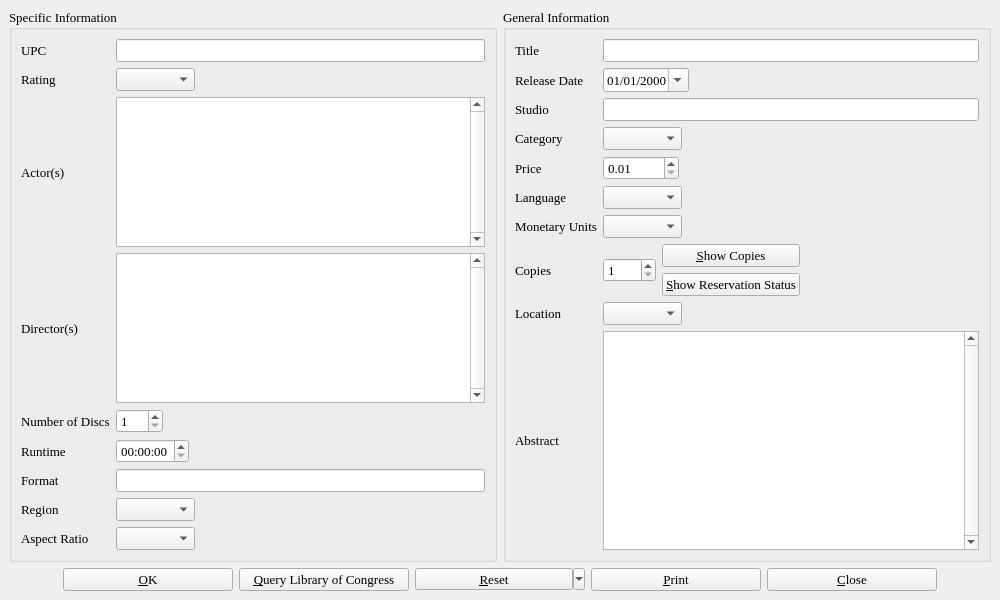
<ui version="4.0" >
 <class>dvdDialog</class>
 <widget class="QMainWindow" name="dvdDialog" >
  <property name="geometry" >
   <rect>
    <x>0</x>
    <y>0</y>
    <width>1000</width>
    <height>600</height>
   </rect>
  </property>
  <property name="minimumSize" >
   <size>
    <width>1000</width>
    <height>600</height>
   </size>
  </property>
  <property name="font" >
   <font>
    <family>Times</family>
    <pointsize>10</pointsize>
   </font>
  </property>
  <property name="windowTitle" >
   <string>BiblioteQ</string>
  </property>
  <widget class="QWidget" name="centralwidget" >
   <layout class="QVBoxLayout" >
    <item>
     <layout class="QHBoxLayout" >
      <item>
       <widget class="QGroupBox" name="groupBox" >
        <property name="minimumSize" >
         <size>
          <width>485</width>
          <height>0</height>
         </size>
        </property>
        <property name="title" >
         <string>Specific Information</string>
        </property>
        <layout class="QGridLayout" >
         <item row="0" column="0" >
          <widget class="QLabel" name="label" >
           <property name="font" >
            <font>
             <family>Times</family>
             <pointsize>10</pointsize>
             <weight>50</weight>
             <italic>false</italic>
             <bold>false</bold>
             <underline>false</underline>
             <strikeout>false</strikeout>
            </font>
           </property>
           <property name="text" >
            <string>UPC</string>
           </property>
          </widget>
         </item>
         <item row="0" column="1" >
          <widget class="QLineEdit" name="id" >
           <property name="font" >
            <font>
             <family>Times</family>
             <pointsize>10</pointsize>
             <weight>50</weight>
             <italic>false</italic>
             <bold>false</bold>
             <underline>false</underline>
             <strikeout>false</strikeout>
            </font>
           </property>
           <property name="maxLength" >
            <number>32</number>
           </property>
          </widget>
         </item>
         <item row="1" column="0" >
          <widget class="QLabel" name="label_12" >
           <property name="font" >
            <font>
             <family>Times</family>
             <pointsize>10</pointsize>
            </font>
           </property>
           <property name="text" >
            <string>Rating</string>
           </property>
          </widget>
         </item>
         <item row="1" column="1" >
          <layout class="QHBoxLayout" >
           <item>
            <widget class="QComboBox" name="rating" >
             <property name="currentIndex" >
              <number>-1</number>
             </property>
             <property name="sizeAdjustPolicy" >
              <enum>QComboBox::AdjustToContents</enum>
             </property>
            </widget>
           </item>
           <item>
            <spacer>
             <property name="orientation" >
              <enum>Qt::Horizontal</enum>
             </property>
             <property name="sizeHint" >
              <size>
               <width>40</width>
               <height>20</height>
              </size>
             </property>
            </spacer>
           </item>
          </layout>
         </item>
         <item row="2" column="0" >
          <widget class="QLabel" name="label_9" >
           <property name="font" >
            <font>
             <family>Times</family>
             <pointsize>10</pointsize>
            </font>
           </property>
           <property name="text" >
            <string>Actor(s)</string>
           </property>
          </widget>
         </item>
         <item row="2" column="1" >
          <widget class="QTextEdit" name="actors" >
           <property name="maximumSize" >
            <size>
             <width>16777215</width>
             <height>16777215</height>
            </size>
           </property>
           <property name="verticalScrollBarPolicy" >
            <enum>Qt::ScrollBarAlwaysOn</enum>
           </property>
          </widget>
         </item>
         <item row="3" column="0" >
          <widget class="QLabel" name="label_11" >
           <property name="font" >
            <font>
             <family>Times</family>
             <pointsize>10</pointsize>
            </font>
           </property>
           <property name="text" >
            <string>Director(s)</string>
           </property>
          </widget>
         </item>
         <item row="3" column="1" >
          <widget class="QTextEdit" name="directors" >
           <property name="maximumSize" >
            <size>
             <width>16777215</width>
             <height>16777215</height>
            </size>
           </property>
           <property name="verticalScrollBarPolicy" >
            <enum>Qt::ScrollBarAlwaysOn</enum>
           </property>
          </widget>
         </item>
         <item row="4" column="0" >
          <widget class="QLabel" name="label_5" >
           <property name="font" >
            <font>
             <family>Times</family>
             <pointsize>10</pointsize>
             <weight>50</weight>
             <italic>false</italic>
             <bold>false</bold>
             <underline>false</underline>
             <strikeout>false</strikeout>
            </font>
           </property>
           <property name="text" >
            <string>Number of Discs</string>
           </property>
          </widget>
         </item>
         <item row="4" column="1" >
          <layout class="QHBoxLayout" >
           <item>
            <widget class="QSpinBox" name="no_of_discs" >
             <property name="font" >
              <font>
               <pointsize>10</pointsize>
              </font>
             </property>
             <property name="minimum" >
              <number>1</number>
             </property>
             <property name="maximum" >
              <number>100</number>
             </property>
            </widget>
           </item>
           <item>
            <spacer>
             <property name="orientation" >
              <enum>Qt::Horizontal</enum>
             </property>
             <property name="sizeHint" >
              <size>
               <width>40</width>
               <height>20</height>
              </size>
             </property>
            </spacer>
           </item>
          </layout>
         </item>
         <item row="5" column="0" >
          <widget class="QLabel" name="label_6" >
           <property name="font" >
            <font>
             <family>Times</family>
             <pointsize>10</pointsize>
             <weight>50</weight>
             <italic>false</italic>
             <bold>false</bold>
             <underline>false</underline>
             <strikeout>false</strikeout>
            </font>
           </property>
           <property name="text" >
            <string>Runtime</string>
           </property>
          </widget>
         </item>
         <item row="6" column="0" >
          <widget class="QLabel" name="label_18" >
           <property name="font" >
            <font>
             <family>Times</family>
             <pointsize>10</pointsize>
            </font>
           </property>
           <property name="text" >
            <string>Format</string>
           </property>
          </widget>
         </item>
         <item row="6" column="1" >
          <widget class="QLineEdit" name="format" />
         </item>
         <item row="7" column="0" >
          <widget class="QLabel" name="label_17" >
           <property name="font" >
            <font>
             <family>Times</family>
             <pointsize>10</pointsize>
            </font>
           </property>
           <property name="text" >
            <string>Region</string>
           </property>
          </widget>
         </item>
         <item row="7" column="1" >
          <layout class="QHBoxLayout" >
           <item>
            <widget class="QComboBox" name="region" >
             <property name="sizeAdjustPolicy" >
              <enum>QComboBox::AdjustToContents</enum>
             </property>
            </widget>
           </item>
           <item>
            <spacer>
             <property name="orientation" >
              <enum>Qt::Horizontal</enum>
             </property>
             <property name="sizeHint" >
              <size>
               <width>40</width>
               <height>20</height>
              </size>
             </property>
            </spacer>
           </item>
          </layout>
         </item>
         <item row="8" column="0" >
          <widget class="QLabel" name="label_19" >
           <property name="font" >
            <font>
             <family>Times</family>
             <pointsize>10</pointsize>
            </font>
           </property>
           <property name="text" >
            <string>Aspect Ratio</string>
           </property>
          </widget>
         </item>
         <item row="8" column="1" >
          <layout class="QHBoxLayout" >
           <item>
            <widget class="QComboBox" name="aspectratio" />
           </item>
           <item>
            <spacer>
             <property name="orientation" >
              <enum>Qt::Horizontal</enum>
             </property>
             <property name="sizeHint" >
              <size>
               <width>40</width>
               <height>20</height>
              </size>
             </property>
            </spacer>
           </item>
          </layout>
         </item>
         <item row="5" column="1" >
          <layout class="QHBoxLayout" >
           <item>
            <widget class="QTimeEdit" name="runtime" >
             <property name="displayFormat" >
              <string>hh:mm:ss</string>
             </property>
            </widget>
           </item>
           <item>
            <spacer>
             <property name="orientation" >
              <enum>Qt::Horizontal</enum>
             </property>
             <property name="sizeHint" >
              <size>
               <width>40</width>
               <height>20</height>
              </size>
             </property>
            </spacer>
           </item>
          </layout>
         </item>
        </layout>
       </widget>
      </item>
      <item>
       <widget class="QGroupBox" name="groupBox_2" >
        <property name="minimumSize" >
         <size>
          <width>0</width>
          <height>485</height>
         </size>
        </property>
        <property name="title" >
         <string>General Information</string>
        </property>
        <layout class="QGridLayout" >
         <item row="0" column="0" >
          <widget class="QLabel" name="label_2" >
           <property name="font" >
            <font>
             <family>Times</family>
             <pointsize>10</pointsize>
             <weight>50</weight>
             <italic>false</italic>
             <bold>false</bold>
             <underline>false</underline>
             <strikeout>false</strikeout>
            </font>
           </property>
           <property name="text" >
            <string>Title</string>
           </property>
          </widget>
         </item>
         <item row="0" column="1" >
          <widget class="QLineEdit" name="title" >
           <property name="font" >
            <font>
             <family>Times</family>
             <pointsize>10</pointsize>
             <weight>50</weight>
             <italic>false</italic>
             <bold>false</bold>
             <underline>false</underline>
             <strikeout>false</strikeout>
            </font>
           </property>
          </widget>
         </item>
         <item row="1" column="0" >
          <widget class="QLabel" name="label_13" >
           <property name="font" >
            <font>
             <family>Times</family>
             <pointsize>10</pointsize>
             <weight>50</weight>
             <italic>false</italic>
             <bold>false</bold>
             <underline>false</underline>
             <strikeout>false</strikeout>
            </font>
           </property>
           <property name="text" >
            <string>Release Date</string>
           </property>
          </widget>
         </item>
         <item row="1" column="1" >
          <layout class="QHBoxLayout" >
           <item>
            <widget class="QDateEdit" name="release_date" >
             <property name="font" >
              <font>
               <pointsize>10</pointsize>
              </font>
             </property>
             <property name="displayFormat" >
              <string>MM/dd/yyyy</string>
             </property>
             <property name="calendarPopup" >
              <bool>true</bool>
             </property>
            </widget>
           </item>
           <item>
            <spacer>
             <property name="orientation" >
              <enum>Qt::Horizontal</enum>
             </property>
             <property name="sizeHint" >
              <size>
               <width>40</width>
               <height>20</height>
              </size>
             </property>
            </spacer>
           </item>
          </layout>
         </item>
         <item row="2" column="0" >
          <widget class="QLabel" name="label_14" >
           <property name="font" >
            <font>
             <family>Times</family>
             <pointsize>10</pointsize>
             <weight>50</weight>
             <italic>false</italic>
             <bold>false</bold>
             <underline>false</underline>
             <strikeout>false</strikeout>
            </font>
           </property>
           <property name="text" >
            <string>Studio</string>
           </property>
          </widget>
         </item>
         <item row="2" column="1" >
          <widget class="QLineEdit" name="studio" >
           <property name="font" >
            <font>
             <family>Times</family>
             <pointsize>10</pointsize>
             <weight>50</weight>
             <italic>false</italic>
             <bold>false</bold>
             <underline>false</underline>
             <strikeout>false</strikeout>
            </font>
           </property>
          </widget>
         </item>
         <item row="3" column="0" >
          <widget class="QLabel" name="label_15" >
           <property name="font" >
            <font>
             <family>Times</family>
             <pointsize>10</pointsize>
             <weight>50</weight>
             <italic>false</italic>
             <bold>false</bold>
             <underline>false</underline>
             <strikeout>false</strikeout>
            </font>
           </property>
           <property name="text" >
            <string>Category</string>
           </property>
          </widget>
         </item>
         <item row="3" column="1" >
          <layout class="QHBoxLayout" >
           <item>
            <widget class="QComboBox" name="category" >
             <property name="font" >
              <font>
               <family>Times</family>
               <pointsize>10</pointsize>
               <weight>50</weight>
               <italic>false</italic>
               <bold>false</bold>
               <underline>false</underline>
               <strikeout>false</strikeout>
              </font>
             </property>
             <property name="sizeAdjustPolicy" >
              <enum>QComboBox::AdjustToContents</enum>
             </property>
            </widget>
           </item>
           <item>
            <spacer>
             <property name="orientation" >
              <enum>Qt::Horizontal</enum>
             </property>
             <property name="sizeHint" >
              <size>
               <width>40</width>
               <height>20</height>
              </size>
             </property>
            </spacer>
           </item>
          </layout>
         </item>
         <item row="4" column="0" >
          <widget class="QLabel" name="label_16" >
           <property name="font" >
            <font>
             <family>Times</family>
             <pointsize>10</pointsize>
             <weight>50</weight>
             <italic>false</italic>
             <bold>false</bold>
             <underline>false</underline>
             <strikeout>false</strikeout>
            </font>
           </property>
           <property name="text" >
            <string>Price</string>
           </property>
          </widget>
         </item>
         <item row="4" column="1" >
          <layout class="QHBoxLayout" >
           <item>
            <widget class="QDoubleSpinBox" name="price" >
             <property name="font" >
              <font>
               <family>Times</family>
               <pointsize>10</pointsize>
               <weight>50</weight>
               <italic>false</italic>
               <bold>false</bold>
               <underline>false</underline>
               <strikeout>false</strikeout>
              </font>
             </property>
             <property name="minimum" >
              <double>0.010000000000000</double>
             </property>
             <property name="maximum" >
              <double>10000.000000000000000</double>
             </property>
             <property name="singleStep" >
              <double>0.010000000000000</double>
             </property>
             <property name="value" >
              <double>0.010000000000000</double>
             </property>
            </widget>
           </item>
           <item>
            <spacer>
             <property name="orientation" >
              <enum>Qt::Horizontal</enum>
             </property>
             <property name="sizeHint" >
              <size>
               <width>40</width>
               <height>20</height>
              </size>
             </property>
            </spacer>
           </item>
          </layout>
         </item>
         <item row="5" column="0" >
          <widget class="QLabel" name="label_4" >
           <property name="font" >
            <font>
             <family>Times</family>
             <pointsize>10</pointsize>
             <weight>50</weight>
             <italic>false</italic>
             <bold>false</bold>
             <underline>false</underline>
             <strikeout>false</strikeout>
            </font>
           </property>
           <property name="text" >
            <string>Language</string>
           </property>
          </widget>
         </item>
         <item row="5" column="1" >
          <layout class="QHBoxLayout" >
           <item>
            <widget class="QComboBox" name="language" >
             <property name="font" >
              <font>
               <family>Times</family>
               <pointsize>10</pointsize>
               <weight>50</weight>
               <italic>false</italic>
               <bold>false</bold>
               <underline>false</underline>
               <strikeout>false</strikeout>
              </font>
             </property>
             <property name="sizeAdjustPolicy" >
              <enum>QComboBox::AdjustToContents</enum>
             </property>
            </widget>
           </item>
           <item>
            <spacer>
             <property name="orientation" >
              <enum>Qt::Horizontal</enum>
             </property>
             <property name="sizeHint" >
              <size>
               <width>40</width>
               <height>20</height>
              </size>
             </property>
            </spacer>
           </item>
          </layout>
         </item>
         <item row="6" column="0" >
          <widget class="QLabel" name="label_3" >
           <property name="font" >
            <font>
             <family>Times</family>
             <pointsize>10</pointsize>
             <weight>50</weight>
             <italic>false</italic>
             <bold>false</bold>
             <underline>false</underline>
             <strikeout>false</strikeout>
            </font>
           </property>
           <property name="text" >
            <string>Monetary Units</string>
           </property>
          </widget>
         </item>
         <item row="6" column="1" >
          <layout class="QHBoxLayout" >
           <item>
            <widget class="QComboBox" name="monetary_units" >
             <property name="font" >
              <font>
               <family>Times</family>
               <pointsize>10</pointsize>
               <weight>50</weight>
               <italic>false</italic>
               <bold>false</bold>
               <underline>false</underline>
               <strikeout>false</strikeout>
              </font>
             </property>
             <property name="sizeAdjustPolicy" >
              <enum>QComboBox::AdjustToContents</enum>
             </property>
            </widget>
           </item>
           <item>
            <spacer>
             <property name="orientation" >
              <enum>Qt::Horizontal</enum>
             </property>
             <property name="sizeHint" >
              <size>
               <width>40</width>
               <height>20</height>
              </size>
             </property>
            </spacer>
           </item>
          </layout>
         </item>
         <item row="7" column="0" >
          <widget class="QLabel" name="label_8" >
           <property name="font" >
            <font>
             <family>Times</family>
             <pointsize>10</pointsize>
             <weight>50</weight>
             <italic>false</italic>
             <bold>false</bold>
             <underline>false</underline>
             <strikeout>false</strikeout>
            </font>
           </property>
           <property name="text" >
            <string>Copies</string>
           </property>
          </widget>
         </item>
         <item row="7" column="1" >
          <layout class="QHBoxLayout" >
           <item>
            <widget class="QSpinBox" name="quantity" >
             <property name="font" >
              <font>
               <family>Times</family>
               <pointsize>10</pointsize>
               <weight>50</weight>
               <italic>false</italic>
               <bold>false</bold>
               <underline>false</underline>
               <strikeout>false</strikeout>
              </font>
             </property>
             <property name="minimum" >
              <number>1</number>
             </property>
             <property name="maximum" >
              <number>5000</number>
             </property>
             <property name="value" >
              <number>1</number>
             </property>
            </widget>
           </item>
           <item>
            <layout class="QGridLayout" >
             <item row="0" column="0" >
              <widget class="QPushButton" name="copiesButton" >
               <property name="font" >
                <font>
                 <family>Times</family>
                 <pointsize>10</pointsize>
                </font>
               </property>
               <property name="text" >
                <string>&amp;Show Copies</string>
               </property>
               <property name="icon" >
                <iconset>icons.d/16x16/editcopy.png</iconset>
               </property>
              </widget>
             </item>
             <item row="1" column="0" >
              <widget class="QPushButton" name="showUserButton" >
               <property name="font" >
                <font>
                 <family>Times</family>
                 <pointsize>10</pointsize>
                </font>
               </property>
               <property name="text" >
                <string>&amp;Show Reservation Status</string>
               </property>
               <property name="icon" >
                <iconset>icons.d/16x16/members.png</iconset>
               </property>
              </widget>
             </item>
            </layout>
           </item>
           <item>
            <spacer>
             <property name="orientation" >
              <enum>Qt::Horizontal</enum>
             </property>
             <property name="sizeHint" >
              <size>
               <width>40</width>
               <height>20</height>
              </size>
             </property>
            </spacer>
           </item>
          </layout>
         </item>
         <item row="8" column="0" >
          <widget class="QLabel" name="label_10" >
           <property name="font" >
            <font>
             <family>Times</family>
             <pointsize>10</pointsize>
            </font>
           </property>
           <property name="text" >
            <string>Location</string>
           </property>
          </widget>
         </item>
         <item row="8" column="1" >
          <layout class="QHBoxLayout" >
           <item>
            <widget class="QComboBox" name="location" >
             <property name="font" >
              <font>
               <family>Times</family>
               <pointsize>10</pointsize>
              </font>
             </property>
             <property name="sizeAdjustPolicy" >
              <enum>QComboBox::AdjustToContents</enum>
             </property>
            </widget>
           </item>
           <item>
            <spacer>
             <property name="orientation" >
              <enum>Qt::Horizontal</enum>
             </property>
             <property name="sizeHint" >
              <size>
               <width>40</width>
               <height>20</height>
              </size>
             </property>
            </spacer>
           </item>
          </layout>
         </item>
         <item row="9" column="0" >
          <widget class="QLabel" name="label_7" >
           <property name="font" >
            <font>
             <family>Times</family>
             <pointsize>10</pointsize>
             <weight>50</weight>
             <italic>false</italic>
             <bold>false</bold>
             <underline>false</underline>
             <strikeout>false</strikeout>
            </font>
           </property>
           <property name="text" >
            <string>Abstract</string>
           </property>
          </widget>
         </item>
         <item row="9" column="1" >
          <widget class="QTextEdit" name="description" >
           <property name="font" >
            <font>
             <family>Times</family>
             <pointsize>10</pointsize>
             <weight>50</weight>
             <italic>false</italic>
             <bold>false</bold>
             <underline>false</underline>
             <strikeout>false</strikeout>
            </font>
           </property>
           <property name="verticalScrollBarPolicy" >
            <enum>Qt::ScrollBarAlwaysOn</enum>
           </property>
           <property name="acceptRichText" >
            <bool>false</bool>
           </property>
          </widget>
         </item>
        </layout>
       </widget>
      </item>
     </layout>
    </item>
    <item>
     <layout class="QHBoxLayout" >
      <item>
       <spacer>
        <property name="orientation" >
         <enum>Qt::Horizontal</enum>
        </property>
        <property name="sizeHint" >
         <size>
          <width>40</width>
          <height>20</height>
         </size>
        </property>
       </spacer>
      </item>
      <item>
       <widget class="QPushButton" name="okButton" >
        <property name="sizePolicy" >
         <sizepolicy vsizetype="Fixed" hsizetype="Fixed" >
          <horstretch>0</horstretch>
          <verstretch>0</verstretch>
         </sizepolicy>
        </property>
        <property name="minimumSize" >
         <size>
          <width>170</width>
          <height>0</height>
         </size>
        </property>
        <property name="font" >
         <font>
          <family>Times</family>
          <pointsize>10</pointsize>
          <weight>50</weight>
          <italic>false</italic>
          <bold>false</bold>
          <underline>false</underline>
          <strikeout>false</strikeout>
         </font>
        </property>
        <property name="text" >
         <string>&amp;OK</string>
        </property>
        <property name="icon" >
         <iconset>icons.d/16x16/ok.png</iconset>
        </property>
       </widget>
      </item>
      <item>
       <widget class="QPushButton" name="queryButton" >
        <property name="minimumSize" >
         <size>
          <width>170</width>
          <height>0</height>
         </size>
        </property>
        <property name="font" >
         <font>
          <family>Times</family>
          <pointsize>10</pointsize>
          <weight>50</weight>
          <italic>false</italic>
          <bold>false</bold>
          <underline>false</underline>
          <strikeout>false</strikeout>
         </font>
        </property>
        <property name="text" >
         <string>&amp;Query Library of Congress</string>
        </property>
        <property name="icon" >
         <iconset>icons.d/16x16/down.png</iconset>
        </property>
       </widget>
      </item>
      <item>
       <widget class="QToolButton" name="resetButton" >
        <property name="minimumSize" >
         <size>
          <width>170</width>
          <height>0</height>
         </size>
        </property>
        <property name="font" >
         <font>
          <family>Times</family>
          <pointsize>10</pointsize>
         </font>
        </property>
        <property name="text" >
         <string>&amp;Reset</string>
        </property>
        <property name="popupMode" >
         <enum>QToolButton::MenuButtonPopup</enum>
        </property>
        <property name="arrowType" >
         <enum>Qt::NoArrow</enum>
        </property>
       </widget>
      </item>
      <item>
       <widget class="QPushButton" name="printButton" >
        <property name="minimumSize" >
         <size>
          <width>170</width>
          <height>0</height>
         </size>
        </property>
        <property name="font" >
         <font>
          <family>Times</family>
          <pointsize>10</pointsize>
         </font>
        </property>
        <property name="text" >
         <string>&amp;Print</string>
        </property>
        <property name="icon" >
         <iconset>icons.d/16x16/fileprint.png</iconset>
        </property>
       </widget>
      </item>
      <item>
       <widget class="QPushButton" name="cancelButton" >
        <property name="minimumSize" >
         <size>
          <width>170</width>
          <height>0</height>
         </size>
        </property>
        <property name="font" >
         <font>
          <family>Times</family>
          <pointsize>10</pointsize>
          <weight>50</weight>
          <italic>false</italic>
          <bold>false</bold>
          <underline>false</underline>
          <strikeout>false</strikeout>
         </font>
        </property>
        <property name="text" >
         <string>&amp;Close</string>
        </property>
        <property name="icon" >
         <iconset>icons.d/16x16/cancel.png</iconset>
        </property>
       </widget>
      </item>
      <item>
       <spacer>
        <property name="orientation" >
         <enum>Qt::Horizontal</enum>
        </property>
        <property name="sizeHint" >
         <size>
          <width>40</width>
          <height>20</height>
         </size>
        </property>
       </spacer>
      </item>
     </layout>
    </item>
   </layout>
  </widget>
 </widget>
 <tabstops>
  <tabstop>id</tabstop>
  <tabstop>rating</tabstop>
  <tabstop>actors</tabstop>
  <tabstop>directors</tabstop>
  <tabstop>no_of_discs</tabstop>
  <tabstop>runtime</tabstop>
  <tabstop>format</tabstop>
  <tabstop>region</tabstop>
  <tabstop>aspectratio</tabstop>
  <tabstop>title</tabstop>
  <tabstop>release_date</tabstop>
  <tabstop>studio</tabstop>
  <tabstop>category</tabstop>
  <tabstop>price</tabstop>
  <tabstop>language</tabstop>
  <tabstop>monetary_units</tabstop>
  <tabstop>quantity</tabstop>
  <tabstop>copiesButton</tabstop>
  <tabstop>showUserButton</tabstop>
  <tabstop>location</tabstop>
  <tabstop>description</tabstop>
  <tabstop>okButton</tabstop>
  <tabstop>queryButton</tabstop>
  <tabstop>resetButton</tabstop>
  <tabstop>printButton</tabstop>
  <tabstop>cancelButton</tabstop>
 </tabstops>
 <resources/>
 <connections/>
</ui>
